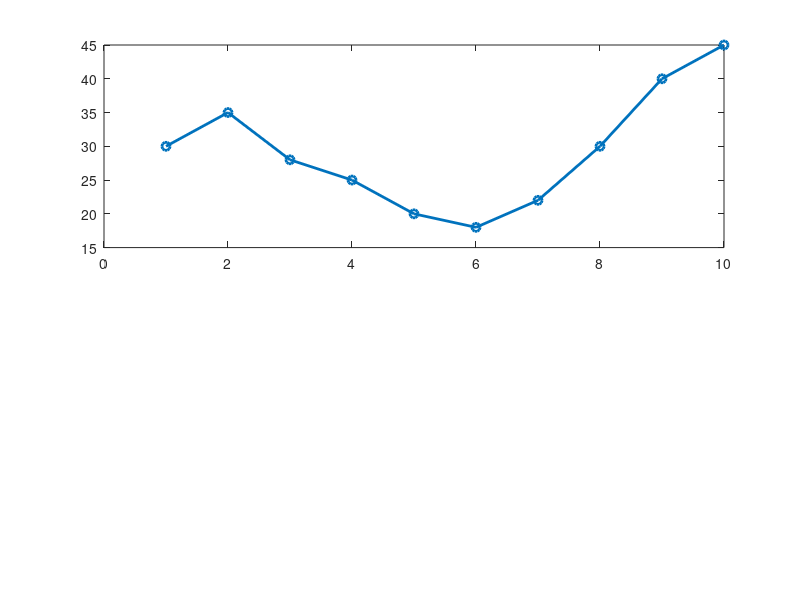

Write MATLAB code to recreate this figure. (Note: this script raises an error after producing the figure.)
clc;
clear;
close all;

%% =========================================================
% IoT Smart Agriculture
% Soil Moisture Monitoring, Pump Control and Irrigation Efficiency
% =========================================================

%% Common Data

time = 1:10;

soil_moisture = [30 35 28 25 20 18 22 30 40 45];

threshold = 40;

%% =========================================================
% Create Output Folder
% =========================================================

scriptPath = fileparts(mfilename('fullpath'));

if isempty(scriptPath)
    scriptPath = pwd;
end

outputFolder = fullfile(scriptPath,...
    'IoT_Smart_Agriculture_Output');

if ~exist(outputFolder,'dir')
    mkdir(outputFolder);
end

%% =========================================================
% OBJECTIVE 1
% Soil Moisture Monitoring
% =========================================================

figure1 = figure;

% Graph 1: Soil Moisture Variation

subplot(2,1,1)

plot(time,soil_moisture,'-o','LineWidth',2)

hold on

yline(threshold,'--','Threshold')

title('Soil Moisture Monitoring in IoT Smart Agriculture')

xlabel('Time (Hours)')
ylabel('Soil Moisture (%)')

grid on

% Graph 2: Moisture Status

status = soil_moisture >= threshold;

subplot(2,1,2)

stem(time,status,'filled','LineWidth',2)

title('Soil Condition Status (1=Wet, 0=Dry)')

xlabel('Time (Hours)')
ylabel('Status')

ylim([-0.2 1.2])

grid on

% Save Objective 1

exportgraphics(figure1,...
    fullfile(outputFolder,...
    'Objective1_Soil_Moisture_Monitoring.png'),...
    'Resolution',300);


%% =========================================================
% OBJECTIVE 2
% Automatic Water Pump Control
% =========================================================

figure2 = figure;

% Pump Control Logic
% 1 = Pump ON
% 0 = Pump OFF

pump_status = soil_moisture < threshold;

% Graph 1: Soil Moisture vs Pump Status

subplot(2,1,1)

plot(time,soil_moisture,'-o','LineWidth',2)

hold on

yline(threshold,'--','Threshold')

title('Soil Moisture vs Pump Control')

xlabel('Time (Hours)')
ylabel('Soil Moisture (%)')

grid on

% Graph 2: Pump Status

subplot(2,1,2)

stem(time,pump_status,'filled','LineWidth',2)

title('Water Pump Status (1=ON, 0=OFF)')

xlabel('Time (Hours)')
ylabel('Pump Status')

ylim([-0.2 1.2])

grid on

% Save Objective 2

exportgraphics(figure2,...
    fullfile(outputFolder,...
    'Objective2_Pump_Control.png'),...
    'Resolution',300);


%% =========================================================
% OBJECTIVE 3
% Irrigation Efficiency
% =========================================================

figure3 = figure;

% Calculate Irrigation Efficiency

efficiency = ...
    (soil_moisture ./ threshold) * 100;

% Limit maximum efficiency to 100%

efficiency(efficiency > 100) = 100;

% Graph 1: Soil Moisture Variation

subplot(2,1,1)

plot(time,soil_moisture,'-o','LineWidth',2)

hold on

yline(threshold,'--','Threshold')

title('Soil Moisture Variation')

xlabel('Time (Hours)')
ylabel('Soil Moisture (%)')

grid on

% Graph 2: Irrigation Efficiency

subplot(2,1,2)

plot(time,efficiency,'-s','LineWidth',2)

title('Irrigation Efficiency (%) in Smart Agriculture')

xlabel('Time (Hours)')
ylabel('Efficiency (%)')

ylim([0 110])

grid on

% Save Objective 3

exportgraphics(figure3,...
    fullfile(outputFolder,...
    'Objective3_Irrigation_Efficiency.png'),...
    'Resolution',300);


%% =========================================================
% Display Results
% =========================================================

disp(' ');
disp('================================================');
disp('      IoT SMART AGRICULTURE SIMULATION');
disp('================================================');

disp(' ');
disp('Soil Moisture Values (%):');
disp(soil_moisture);

disp(' ');
disp(['Irrigation Threshold = ',num2str(threshold),' %']);

disp(' ');
disp('Moisture Status (1 = Wet, 0 = Dry):');
disp(status);

disp(' ');
disp('Pump Status (1 = ON, 0 = OFF):');
disp(pump_status);

disp(' ');
disp('Irrigation Efficiency (%):');
disp(efficiency);

disp(' ');
disp('================================================');
disp('PNG FILES SAVED SUCCESSFULLY');
disp('================================================');

disp('1. Objective1_Soil_Moisture_Monitoring.png');
disp('2. Objective2_Pump_Control.png');
disp('3. Objective3_Irrigation_Efficiency.png');

disp(' ');
disp(['Saved in folder: ',outputFolder]);

disp(' ');
disp('Simulation completed successfully.');
